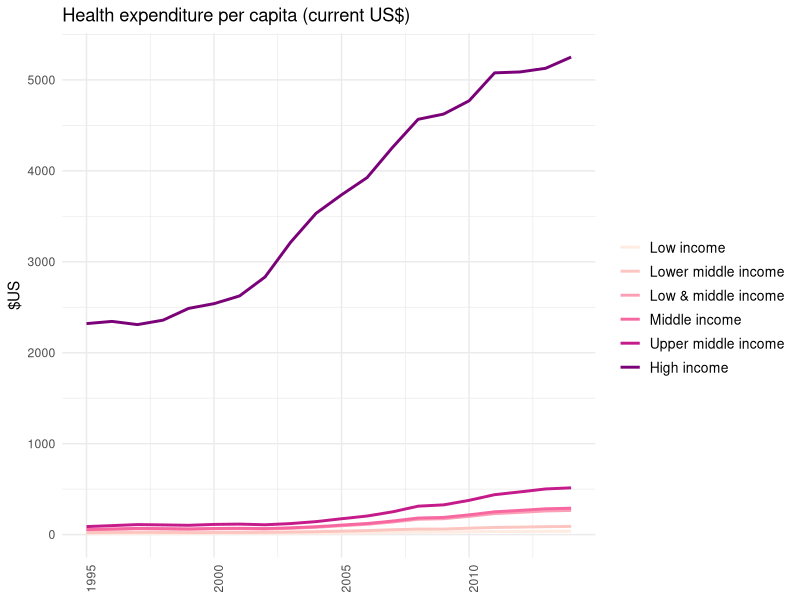

The R script that drew this image:
## ---- chunk 1
library(dplyr)
library(tidyr)
library(ggplot2)
library(ggthemes)
library(scales)
## ---- chunk 2
df.per.capita<- read.csv('data/API_SH.XPD.PCAP_DS2_en_csv_v2.csv',skip = 4,stringsAsFactors = FALSE)
str(df.per.capita)


## ---- chunk 3
missing.years<- c(1960:1994,2015:2016)
missing.years.columns<- paste0("X",missing.years)
valid.years<- c(1995:2014)
valid.years.columns<- paste0("X",valid.years)
df.per.capita<-df.per.capita %>% select(-one_of(missing.years.columns))

## drop the countries with missing data
df.per.capita<-df.per.capita %>% filter(!is.na(X1995))
df.per.capita <-df.per.capita %>% filter(grepl("Low income|Lower middle income|Low & middle income|Middle income|Upper middle income|High income",Country.Name))
str(df.per.capita)
df.per.capita <- df.per.capita %>% select(one_of(c("Country.Name",valid.years.columns))) 

## ---- chunk 4
# df.per.capita <- df.per.capita %>%    mutate(quartile = ntile(X2014, 4)) %>% arrange((quartile))
# 
# groupy <-df.per.capita %>% group_by(quartile) %>% summarise_at(valid.years.columns,funs(mean))
## ---- chunk 5
gato<-df.per.capita %>% gather(year,expenditure,-Country.Name)
gato <- gato %>% mutate(year=as.numeric(gsub('X','',year)))
gato$Country.Name <- as.factor(gato$Country.Name)
gato$Country.Name <- factor(gato$Country.Name,  levels=c("Low income","Lower middle income","Low & middle income","Middle income", "Upper middle income","High income"))


## ---- chunk 6
ggplot(data=gato ,aes(x=year,y=expenditure,colour=(Country.Name)))+theme_minimal()+ geom_line(size=1)+labs(colour="")+ theme(axis.title = element_text(), axis.title.x=element_blank(), axis.text.x = element_text(angle = 90, hjust = 1),legend.text=element_text(size=10),plot.caption=element_text(size=8))+ ggtitle("Health expenditure per capita (current US$)")+ylab("$US") + scale_colour_brewer(palette = "RdPu")


